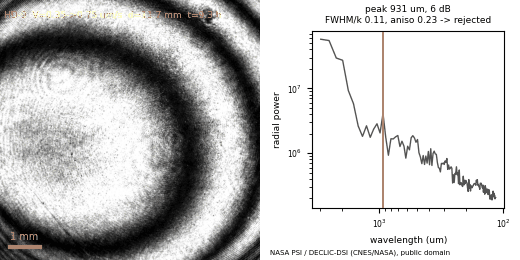
#> input picture data/results/bigdata/psi-thumbs/dsi-hd9-planar-rejected.png, 520 x 260 px
$ python -i psi_dsi_morph.py   (imports and definitions only)
#> lines starting #> are read from the running program, lines starting #| are printed output that depends on the picture; after the words box and inside, x2 and y2 are one past the last pixel; in counts of white or black regions, pixels touching at a corner belong together
"""DECLIC-DSI (ISS, 2010-2011) axial-view cellular-pattern morphology at scale.

Data: NASA Physical Sciences Informatics (PSI) public bucket, DSI/Data/<activity>/.
Camera folders: *_HR2_k = axial view (looking down the growth axis onto the
solid-liquid front, cellular pattern visible); *_HR1 = side view. File names carry
a clock tick; ticks = 23 per second since 2009-01-01, derived from the PSI
'Solidification Plan' sheets (column SL2 = (Excel date - 39814) * 86400 * 23) and
checked against (a) the 3-min melt image period (4140 ticks) and (b) the first
S1 activity 1 frame (within 20 s of the planned step 1-1 command).

Per frame (streamed from S3, never stored):
  * 768x768 central crop, Gaussian high-pass (sigma 32 px), Hann window, 2-D FFT
  * radial power spectrum; robust power-law baseline; dominant peak in
    lambda = 12..160 px -> spacing lambda = N / k_peak (px)
  * prominence (dB above baseline), relative FWHM of the excess peak (positional order),
    2-fold angular anisotropy at the peak ring (stripe/artefact detector),
    6-fold orientational order |<e^{6i theta}>| on 3x3 tiles at k_peak vs an off-peak null.

    python -I psi_dsi_morph.py manifest --tsv psi-objects.tsv.gz --out dsi-hr2-manifest.tsv
    python -I psi_dsi_morph.py process --manifest dsi-hr2-manifest.tsv --shard 0 --nshards 24 --out shard-00.csv
"""
import argparse
import csv
import gzip
import io
import os
import re
import sys
import time
import urllib.parse
import urllib.request
from concurrent.futures import ThreadPoolExecutor

BASE = 'https://nasa-psi.s3.us-west-2.amazonaws.com/'
TICKS_PER_S = 23.0
HP_SIGMA = 24          # px, Gaussian high-pass (removes illumination, keeps lambda <~ 110 px)
LAM_MIN, LAM_MAX = 12.0, 110.0   # px, search band for the cell-spacing peak
EXCEL_2009 = 39814.0          # Excel serial of 2009-01-01 (tick epoch)

# Experimental conditions per activity, transcribed from the PSI 'DSI-* Solidification Plan.xlsx'
# sheets (DSI/Data/). V = pulling rate; z = sample-holder position (mm) at start/end of the
# directional solidification step; sol_start = planned command date (Excel serial, same clock as
# the image ticks); sol_dur = planned duration (days).  Alloy: succinonitrile-0.24 wt% camphor
# (NASA Task Book FY2013 report, in DSI/Taskbook Downloads/).
RUNS = {
    'INIT activity 4': dict(plan='DSI-INIT step 4-3 DSI1_SOL', V=1.0, z0=69, z1=9, sol_start=40295.576249999998, sol_dur=0.69097222222222221),
    'S1 activity 1': dict(plan='DSI-S1 step 1-3 DSI1_SOL', V=6.0, z0=69, z1=9, sol_start=40324.420138888869, sol_dur=0.11574074074074074),
    'S1 activity 2': dict(plan='DSI-S1 step 2-3 DSI1_SOL', V=12.0, z0=69, z1=9, sol_start=40325.516435185164, sol_dur=0.057870370370370371),
    'S1 activity 3': dict(plan='DSI-S1 step 3-3 DSI1_SOL', V=16.0, z0=69, z1=9, sol_start=40326.577777777755, sol_dur=0.043402777777777783),
    'S1 activity 4': dict(plan='DSI-S1 step 4-3 DSI1_SOL', V=0.5, z0=69, z1=29, sol_start=40327.590624999975, sol_dur=0.92592592592592593),
    'S2 activity 4': dict(plan='DSI-S2 step 4-3 DSI1_SOL', V=1.0, z0=72, z1=30, sol_start=40461.042824074066, sol_dur=0.4861111111111111),
    'S2 activity 11': dict(plan='DSI-S2 step 11-3 DSI1_SOL', V=0.5, z0=72, z1=12.5, sol_start=40467.891203703693, sol_dur=1.3773148148148149),
    'HD activity 9': dict(plan='DSI-HD step 9-7 DSI1_SOL_VV', V=0.35, V2=0.75, z_jump=43, t_jump=40562.333074294511,
                          z0=73, z1=13, sol_start=40561.341010802447, sol_dur=1.4550264550264549),
}


def excel_to_tick(x):
    return (x - EXCEL_2009) * 86400 * TICKS_PER_S


# [19 lines left out: function manifest, not called in this run]


# ---------------------------------------------------------------- per-frame features
_cache = {}


# Fixed-pattern artefacts (optical fringes, sensor pattern) recur at identical Fourier positions in
# frames of every run, e.g. a sharp spot at (ky, kx) = (9, 3) cycles per 768 px (lambda ~ 81 px).
# 'mask' learns them from data: per frame, P(k) / <P>_|k| (spectrum divided by its own radial mean);
# the 80th percentile of that ratio over frames sampled evenly from all 8 runs is ~1.6 for isotropic
# noise (exponential law) and stays low for structure confined to one run (<= 12.5 % of the sample),
# but is >> 1 at artefacts present in > 20 % of frames. Bins with q80 ratio > MASK_THR (dilated by
# one bin) are excluded (not zeroed) from every radial / angular statistic.
MASK_THR = 2.6
MASK_Q = 80
_MASK = {}


# [211 lines left out: functions load_mask, _geom, raw_power, ratio_to_radial, build_mask, spectrum and 4 more, not called in this run]


def disk_fit(img):
    """Circle fit to the bright sample-disk edge (homogenisation frames, liquid sample).
    Otsu-like threshold on the smoothed frame, largest bright component, algebraic (Kasa) least-squares
    circle through its boundary pixels that do not touch the frame border."""
    import numpy as np
    from scipy import ndimage as ndi
    g = ndi.gaussian_filter(img.astype(np.float32), 3)
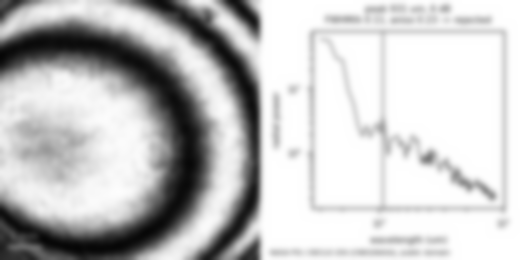
#> g: shape (260, 520) float32; min 6.3, max 255, mean 196.9
    h, e = np.histogram(g, 256)
#> h = 256 values, max 35376 at index 255, min 39 at index 0, mean 528.1; e = 257 values from 6.3 to 255
    c = (e[:-1] + e[1:]) / 2
#> c = 256 values from 6.79 to 254.5
    w0 = np.cumsum(h)
#> w0 = 256 values from 39 to 135200
    w1 = w0[-1] - w0
#> w1 = 256 values, max 135161 at index 0, min 0 at index 255, mean 103266.2
    m0 = np.cumsum(h * c) / np.maximum(w0, 1)
#> m0 = 256 values from 6.79 to 196.7
    m1 = (np.sum(h * c) - np.cumsum(h * c)) / np.maximum(w1, 1)
#> m1 = 256 values, max 254.5 at index 254, min 0 at index 255, mean 228.7
    thr = c[np.argmax(w0 * w1 * (m0 - m1) ** 2)]
#> thr = 149.6
    b = g > thr
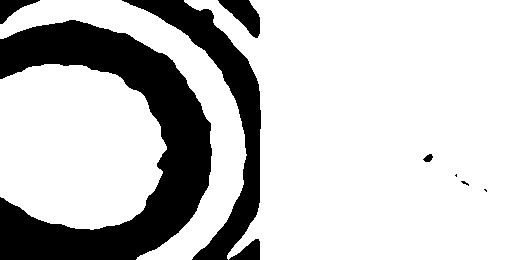
#> b: shape (260, 520) bool; 78% white; 9 black regions (3 under 20 px), largest, box (x1, y1, x2, y2) and area: (0, 20, 212, 260) 20761, (122, 0, 261, 260) 7388, (218, 0, 260, 38) 790, (0, 0, 40, 24) 421, (229, 239, 260, 260) 365, (423, 154, 433, 162) 52
    lab, n = ndi.label(b)
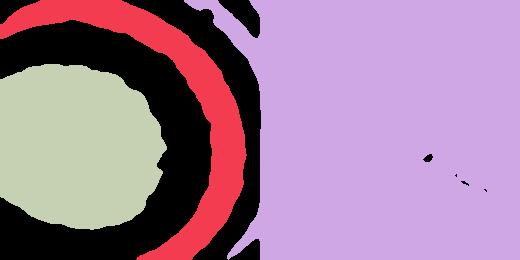
#> lab: shape (260, 520) int32; 4 distinct labels, from 0 to 3; one colour per label, 0 black
#> n = 3
    if n == 0:
        return None
    big = lab == (np.argmax(np.bincount(lab.ravel())[1:]) + 1)
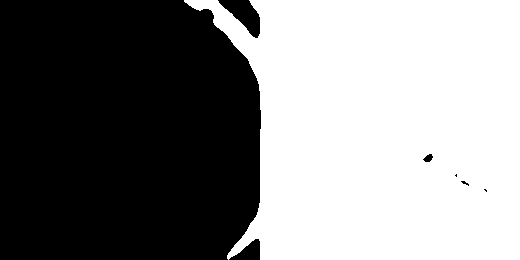
#> big: shape (260, 520) bool; 51.6% white; 7 black regions (3 under 20 px), largest, box (x1, y1, x2, y2) and area: (0, 0, 261, 260) 64184, (218, 0, 260, 38) 790, (229, 239, 260, 260) 365, (423, 154, 433, 162) 52
    big = ndi.binary_fill_holes(big)
#> big: shape (260, 520) bool; 51.7% white; 3 black regions, box (x1, y1, x2, y2) and area: (0, 0, 261, 260) 64184, (218, 0, 260, 38) 790, (229, 239, 260, 260) 365
    edge = big & ~ndi.binary_erosion(big)
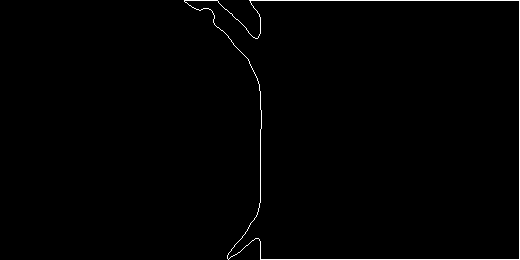
#> edge: shape (260, 520) bool; 0.91% white in thin lines or dots, all inside (x1, y1, x2, y2) = (184, 0, 520, 260)
    yy, xx = np.nonzero(edge)
#> yy = 1233 values from 0 to 259; xx = 1233 values, max 519 at index 304, min 184 at index 0, mean 362.2
    H, W = img.shape
#> H = 260; W = 520
    k = (yy > 3) & (yy < H - 4) & (xx > 3) & (xx < W - 4)
    yy, xx = yy[k].astype(float), xx[k].astype(float)
#> yy = 389 values from 4 to 255; xx = 389 values, max 261 at index 200, min 188 at index 0, mean 246.2
    if yy.size < 200:
        return None
    A = np.c_[2 * xx, 2 * yy, np.ones_like(xx)]
#> A = 389 rows, first 8: [376, 8, 1], [440, 8, 1], [502, 8, 1], [378, 10, 1], [380, 10, 1], [442, 10, 1], [504, 10, 1], [382, 12, 1]
    sol, *_ = np.linalg.lstsq(A, xx ** 2 + yy ** 2, rcond=None)
#> sol = [129.5, 135.2, -13005.7]
    cx, cy, cc = sol
#> cx = 129.5; cy = 135.2; cc = -13005.7
    R = float(np.sqrt(cc + cx ** 2 + cy ** 2))
#> R = 148.5
    res = np.hypot(xx - cx, yy - cy) - R
#> res = 389 values, max 30.34 at index 2, min -18 at index 225, mean -0.582
    return dict(cx=float(cx), cy=float(cy), diameter_px=2 * R, rms_px=float(res.std()), edge_pts=int(yy.size),
                frac_bright=float(big.mean()), thr=float(thr), saturated=float(np.mean(img >= 254)))


# [33 lines left out: function calib, not called in this run]


FIELDS = ['run', 'tick', 'mode', 'key', 'bytes', 'mean', 'std', 'p01', 'p99', 'sat', 'crop_std', 'hp_std', 'k_peak',
          'lambda_px', 'lambda_centroid_px', 'prom_db', 'rel_fwhm', 'aniso2', 'q6_global', 'q6_tiles', 'q6_tiles_null',
          'error']


# [87 lines left out: functions process, main, not called in this run]


# [2 lines not run here, left out]

>>> import cv2
>>> picture = cv2.imread('../../data/results/bigdata/psi-thumbs/dsi-hd9-planar-rejected.png', cv2.IMREAD_GRAYSCALE)
>>> result = disk_fit(picture)
#> result = {'cx': 129.5, 'cy': 135.2, 'diameter_px': 297, 'rms_px': 13.14, 'edge_pts': 389, 'frac_bright': 0.517, 'thr': 149.6, 'saturated': 0.471}
